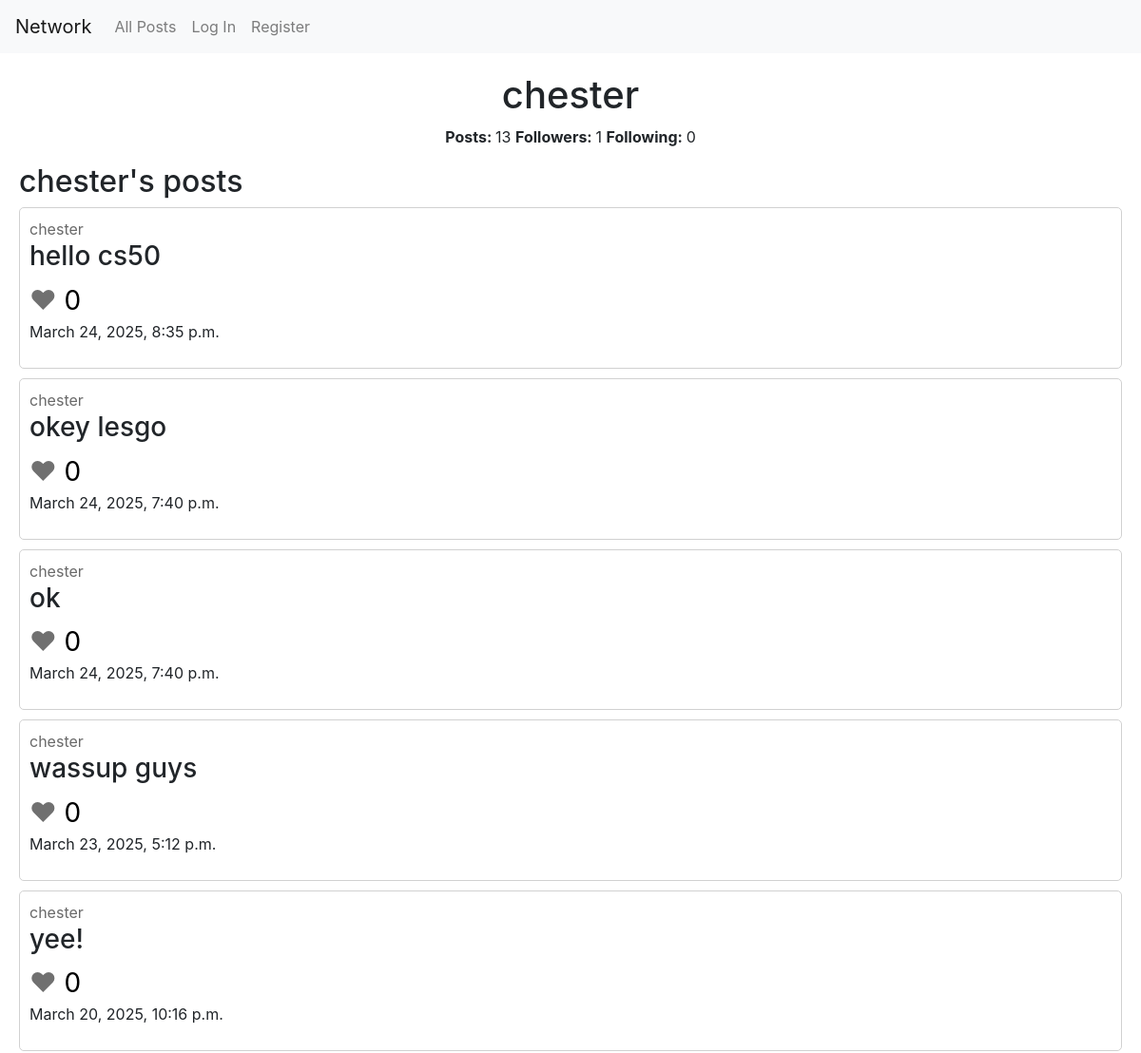
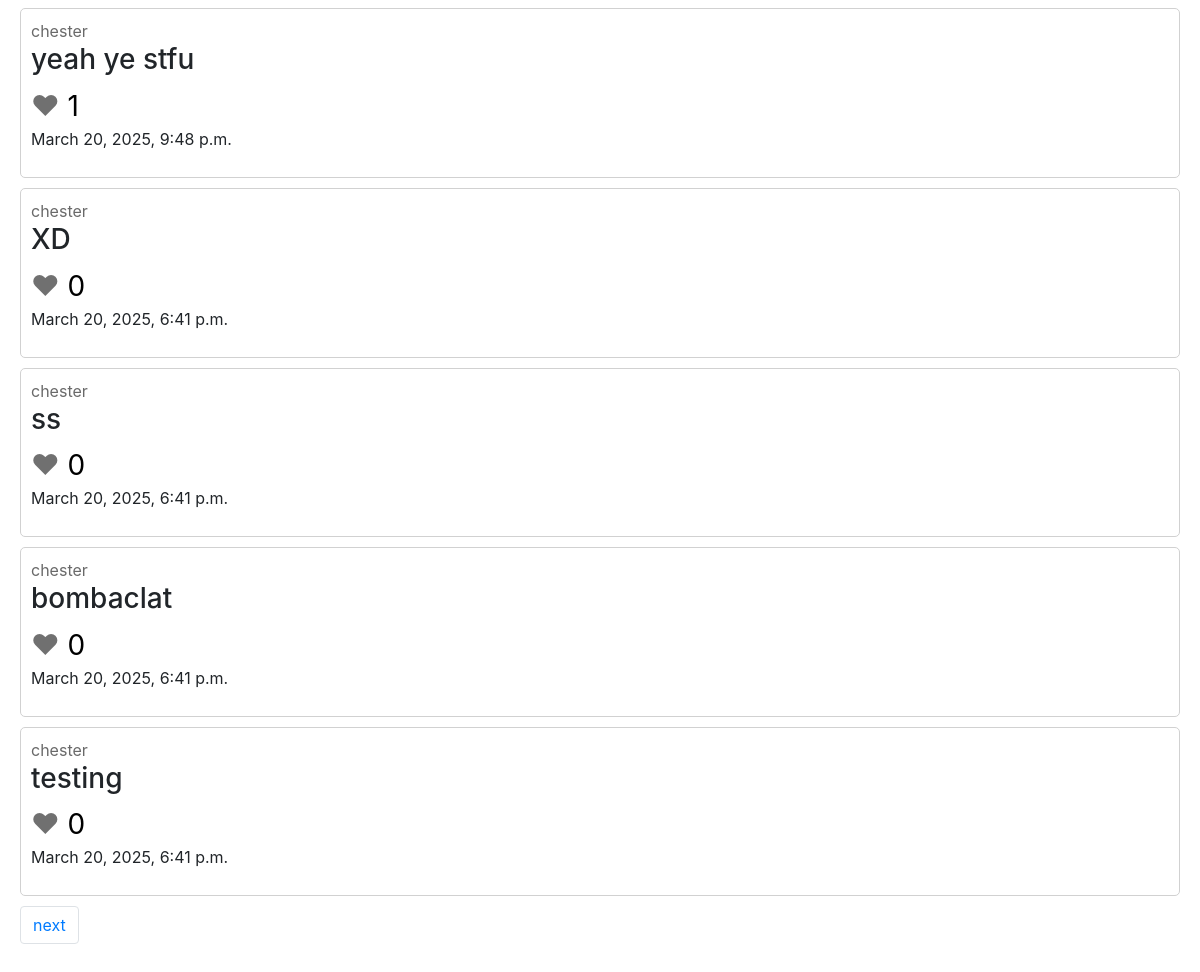
Screenshot of /chester with the database file from the repository (2 pictures, top to bottom).
### network/models.py (models this page shows, shortened)
class User(AbstractUser):
    followers = models.ManyToManyField("self", blank=True, symmetrical=False, related_name="following_users")
    following = models.ManyToManyField("self", blank=True, symmetrical=False, related_name="followers_users")

class Post(models.Model):
    content = models.TextField(max_length=250)
    likes = models.ManyToManyField(User, blank=True, related_name="users_who_liked")
    creator = models.ForeignKey(User, on_delete=models.CASCADE)
    timestamp = models.DateTimeField(auto_now_add=True)

### network/views.py (the view)
# urls.py: path("<str:username>", views.user_account, name="user_account"),
def user_account(request, username):
    user = User.objects.get(username=username)
    all_posts = Post.objects.filter(creator = user.id).order_by("-timestamp")
    page = request.GET.get('page')
    paginator = Paginator(all_posts, 10)
    page_obj = paginator.get_page(page)
    return render(request, "network/user_account.html", {
        "show_user": user,
        "all_posts": page_obj,
        "post_count": all_posts.count(),
        "is_followed": user.followers.filter(username = request.user.username).exists()
    })

### network/templates/network/user_account.html (shortened to what this page needs)
{% extends "network/layout.html" %}
{% block body %}
    <div id="profile-div">
        <h1>{{ show_user.username }}</h1>
        <p>
            <span class="bold">Posts: </span><span>{{ post_count }}</span>
            <span class="bold">Followers: </span><span id="followersCount">{{ show_user.followers.count }}</span>
            <span class="bold">Following: </span><span>{{ show_user.following.count }}</span>
        </p>
    </div>
    <h2>{{ show_user.username }}'s posts</h2>
    {% include 'network/posts.html' %}
{% endblock %}

### network/templates/network/posts.html (shortened to what this page needs)
{% for post in all_posts %}
    <div class="post">
        <span class="firstspan"><a href="{% url 'user_account' post.creator %}" class="user-link">{{ post.creator }}</a></span>
        <h3 class="post-content">{{ post.content }}</h3>
        {% if user.is_authenticated %}
            {% if user in post.likes.all %}
                <span class="heart-liked" data-post-id="{{ post.id }}">
                    &hearts;
                </span>
            {% else %}
                <span class="heart" data-post-id="{{ post.id }}">
                    &hearts;
                </span>
            {% endif %}
        {% else %}
            <span class="heart-unlikable" data-post-id="{{ post.id }}">
                &hearts;
            </span>
        {% endif %}
        <span class="likes"> {{ post.likes.count }}</span>
        <p>
        <span>{{ post.timestamp }}</span>
        </p>
    </div>
    {% empty %}
    <h3>No posts at the moment</h3>
{% endfor %}
<div class="pagination text-center">
    <span class="step-links">
        <ul class="pagination justify-content-center">
        {% if all_posts.has_next %}
            <li class="page-item"><a href="?page={{ all_posts.next_page_number }}" class="page-link">next</a></li>
        {% endif %}
        </ul>
    </span>
</div>

### network/static/network/styles.css (style rules this page uses)
.post { border: solid rgb(209, 209, 209) 1px; border-radius: 5px; margin-bottom: 10px; padding: 10px; }
.user-link { color: rgb(105, 105, 105); }
.heart, .heart-unlikable { font-size: 28px; color: rgb(112, 112, 112); }
.likes { color: rgb(0, 0, 0); font-size: 28px; }
#profile-div { text-align: center; }
.bold { font-weight: bold; }

### rows the page displays
User: username "chester", followers.count "1", following.count "0"
Post: creator "chester", content "hello cs50", likes.count "0", timestamp "March 24, 2025, 8:35 p.m."
Post: creator "chester", content "okey lesgo", likes.count "0", timestamp "March 24, 2025, 7:40 p.m."
Post: creator "chester", content "ok", likes.count "0", timestamp "March 24, 2025, 7:40 p.m."
Post: creator "chester", content "wassup guys", likes.count "0", timestamp "March 23, 2025, 5:12 p.m."
Post: creator "chester", content "yee!", likes.count "0", timestamp "March 20, 2025, 10:16 p.m."
Post: creator "chester", content "yeah ye stfu", likes.count "1", timestamp "March 20, 2025, 9:48 p.m."
Post: creator "chester", content "XD", likes.count "0", timestamp "March 20, 2025, 6:41 p.m."
Post: creator "chester", content "ss", likes.count "0", timestamp "March 20, 2025, 6:41 p.m."
Post: creator "chester", content "bombaclat", likes.count "0", timestamp "March 20, 2025, 6:41 p.m."
Post: creator "chester", content "testing", likes.count "0", timestamp "March 20, 2025, 6:41 p.m."

### other values shown
{{ post_count }} "13"
